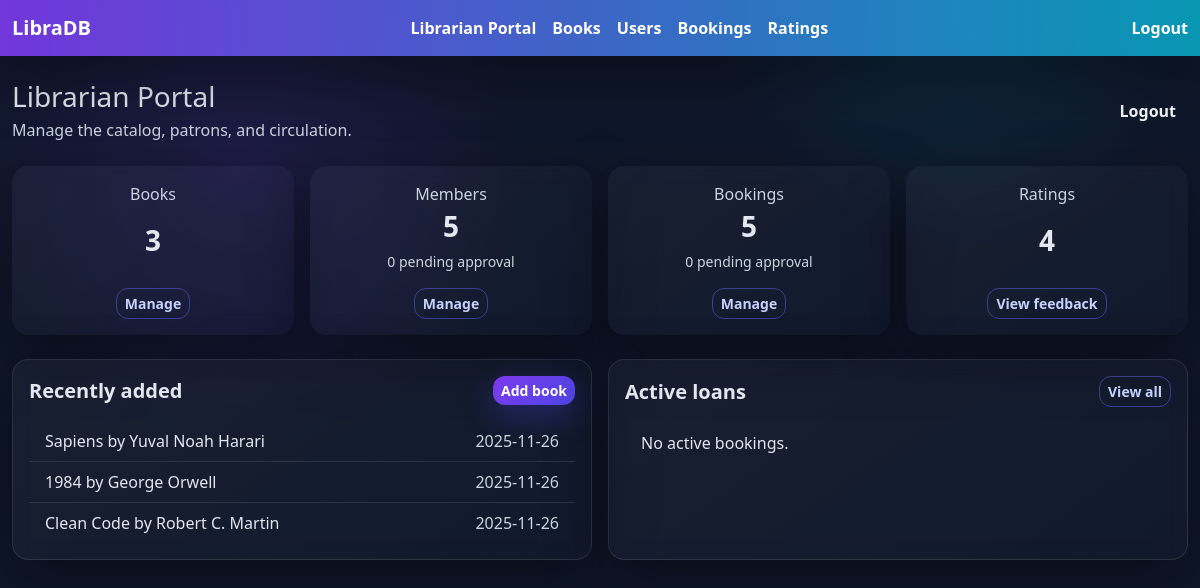
The page /admin (signed in) on the database its author committed.
### library_app/models.py (models this page shows, shortened)
class TimestampMixin:
    created_at = db.Column(db.DateTime, default=datetime.utcnow)
    updated_at = db.Column(db.DateTime, default=datetime.utcnow, onupdate=datetime.utcnow)

class Book(TimestampMixin, db.Model):
    __tablename__ = "books"
    id = db.Column(db.Integer, primary_key=True)
    title = db.Column(db.String(200), nullable=False)
    author = db.Column(db.String(120), nullable=False)
    isbn = db.Column(db.String(20), unique=True, nullable=False)
    description = db.Column(db.Text)
    copies_total = db.Column(db.Integer, default=1)
    copies_available = db.Column(db.Integer, default=1)
    category_id = db.Column(db.Integer, db.ForeignKey("categories.id"))
    category = db.relationship("Category", back_populates="books")
    bookings = db.relationship("Booking", back_populates="book", cascade="all, delete-orphan")
    ratings = db.relationship("Rating", back_populates="book", cascade="all, delete-orphan")

### library_app/routes.py (the view)
@bp.route("/admin")
def admin_portal():
    redirect_response = require_role("librarian")
    if redirect_response:
        return redirect_response
    pending_users = User.query.filter_by(role="member", approved=False).count()
    pending_bookings = Booking.query.filter_by(approved=False).count()
    book_count = Book.query.count()
    user_count = User.query.count()
    booking_count = Booking.query.count()
    rating_count = Rating.query.count()
    recent_books = Book.query.order_by(Book.created_at.desc()).limit(5)
    active_bookings = (
        Booking.query.filter_by(returned=False, approved=True)
        .order_by(Booking.start_date.desc())
        .limit(5)
    )
    return render_template(
        "admin/dashboard.html",
        book_count=book_count,
        user_count=user_count,
        booking_count=booking_count,
        rating_count=rating_count,
        recent_books=recent_books,
        active_bookings=active_bookings,
        pending_users=pending_users,
        pending_bookings=pending_bookings,
    )

### library_app/routes.py (called while the page is built)
def current_user() -> User | None:
    user_id = session.get("user_id")
    if not user_id:
        return None
    return User.query.get(user_id)

def current_role() -> str | None:
    user = current_user()
    if user:
        return user.role
    return None

def current_member() -> User | None:
    user = current_user()
    if not user or user.role != "member":
        return None
    return user

def require_role(role: str):
    user = current_user()
    if not user or user.role != role:
        flash("Please log in to access that portal.", "warning")
        return redirect(url_for("library.login", next=request.path))
    if not user.approved:
        session.clear()
        flash("Your account is awaiting librarian approval.", "warning")
        return redirect(url_for("library.login"))
    return None

@bp.app_context_processor
def inject_globals():
    return {
        "active_role": current_role(),
        "active_member": current_member(),
        "active_user": current_user(),
    }

### library_app/templates/admin/dashboard.html
{% extends 'base.html' %}
{% block content %}
<div class="d-flex justify-content-between align-items-center mb-4">
  <div>
    <h1 class="h3 mb-1">Librarian Portal</h1>
    <p class="text-muted mb-0">Manage the catalog, patrons, and circulation.</p>
  </div>
  <a class="btn btn-outline-light" href="{{ url_for('library.logout') }}">Logout</a>
</div>
<div class="row g-3 mb-4">
  <div class="col-md-3">
    <div class="card text-center shadow-sm border-0 metric-card h-100">
      <div class="card-body d-flex flex-column justify-content-between">
        <p class="text-muted mb-1">Books</p>
        <h3 class="fw-bold">{{ book_count }}</h3>
        <div class="pt-2"><a class="btn btn-outline-primary btn-sm" href="{{ url_for('library.books') }}">Manage</a></div>
      </div>
    </div>
  </div>
  <div class="col-md-3">
    <div class="card text-center shadow-sm border-0 metric-card h-100">
      <div class="card-body d-flex flex-column justify-content-between">
        <p class="text-muted mb-1">Members</p>
        <h3 class="fw-bold">{{ user_count }}</h3>
        <div class="small text-muted mb-2">{{ pending_users }} pending approval</div>
        <div class="pt-2"><a class="btn btn-outline-primary btn-sm" href="{{ url_for('library.users') }}">Manage</a></div>
      </div>
    </div>
  </div>
  <div class="col-md-3">
    <div class="card text-center shadow-sm border-0 metric-card h-100">
      <div class="card-body d-flex flex-column justify-content-between">
        <p class="text-muted mb-1">Bookings</p>
        <h3 class="fw-bold">{{ booking_count }}</h3>
        <div class="small text-muted mb-2">{{ pending_bookings }} pending approval</div>
        <div class="pt-2"><a class="btn btn-outline-primary btn-sm" href="{{ url_for('library.bookings') }}">Manage</a></div>
      </div>
    </div>
  </div>
  <div class="col-md-3">
    <div class="card text-center shadow-sm border-0 metric-card h-100">
      <div class="card-body d-flex flex-column justify-content-between">
        <p class="text-muted mb-1">Ratings</p>
        <h3 class="fw-bold">{{ rating_count }}</h3>
        <div class="pt-2"><a class="btn btn-outline-primary btn-sm" href="{{ url_for('library.ratings') }}">View feedback</a></div>
      </div>
    </div>
  </div>
</div>
<div class="row g-3">
  <div class="col-lg-6">
    <div class="card shadow-sm h-100">
      <div class="card-body">
        <div class="d-flex justify-content-between align-items-center mb-3">
          <h5 class="card-title mb-0">Recently added</h5>
          <a href="{{ url_for('library.create_book') }}" class="btn btn-sm btn-primary">Add book</a>
        </div>
        <ul class="list-group list-group-flush">
          {% for book in recent_books %}
            <li class="list-group-item d-flex justify-content-between">
              <span>{{ book.title }} by {{ book.author }}</span>
              <span class="text-muted">{{ book.created_at.strftime('%Y-%m-%d') }}</span>
            </li>
          {% else %}
            <li class="list-group-item">No books yet.</li>
          {% endfor %}
        </ul>
      </div>
    </div>
  </div>
  <div class="col-lg-6">
    <div class="card shadow-sm h-100">
      <div class="card-body">
        <div class="d-flex justify-content-between align-items-center mb-3">
          <h5 class="card-title mb-0">Active loans</h5>
          <a href="{{ url_for('library.bookings') }}" class="btn btn-sm btn-outline-primary">View all</a>
        </div>
        <ul class="list-group list-group-flush">
          {% for booking in active_bookings %}
            <li class="list-group-item d-flex justify-content-between">
              <div>
                <strong>{{ booking.book.title }}</strong><br>
                <small class="text-muted">{{ booking.user.name }} · Due {{ booking.end_date.strftime('%Y-%m-%d') }}</small>
                {% if booking.return_requested %}
                  <span class="badge bg-info text-dark ms-2">Return requested</span>
                {% endif %}
              </div>
              <div class="d-flex gap-2">
                {% if booking.return_requested %}
                  <form action="{{ url_for('library.return_booking', booking_id=booking.id) }}" method="post">
                    <button class="btn btn-sm btn-success">Confirm return</button>
                  </form>
                {% else %}
                  <form action="{{ url_for('library.return_booking', booking_id=booking.id) }}" method="post">
                    <button class="btn btn-sm btn-outline-success">Mark returned</button>
                  </form>
                {% endif %}
              </div>
            </li>
          {% else %}
            <li class="list-group-item">No active bookings.</li>
          {% endfor %}
        </ul>
      </div>
    </div>
  </div>
</div>
{% endblock %}

### library_app/static/css/styles.css (style rules this page uses)
:root { --bg: #0f172a; --panel: rgba(255, 255, 255, 0.08); --card: #0b1224; --text: #e2e8f0; --muted: #cbd5e1; --accent: #7c3aed; --accent-2: #06b6d4; --success: #10b981; --warning: #f59e0b; --danger: #ef4444; --border: rgba(255, 255, 255, 0.1); --shadow: 0 20px 60px rgba(0, 0, 0, 0.4); --radius: 16px; }
* { border-radius: 0; }
body { background: radial-gradient(circle at 20% 20%, rgba(124, 58, 237, 0.14), transparent 25%), radial-gradient(circle at 80% 0%, rgba(6, 182, 212, 0.12), transparent 20%), var(--bg); color: var(--text); min-height: 100vh; }
.card { border: 1px solid var(--border); border-radius: var(--radius); background: linear-gradient(145deg, rgba(255, 255, 255, 0.04), rgba(255, 255, 255, 0.01)); backdrop-filter: blur(10px); color: var(--text); box-shadow: var(--shadow); }
.card .card-title { font-weight: 700; }
.btn { border-radius: 12px; border: none; font-weight: 600; }
.btn-primary { background: linear-gradient(135deg, var(--accent), #4f46e5); box-shadow: 0 10px 30px rgba(79, 70, 229, 0.35); }
.btn-outline-primary { color: #c7d2fe; border: 1px solid rgba(99, 102, 241, 0.5); }
a { color: #a5b4fc; }
.shadow-sm { box-shadow: var(--shadow) !important; }
.list-group-item { background: transparent; border-color: var(--border); color: var(--text); }
.text-muted { color: var(--muted) !important; }
.metric-card { min-height: 160px; }

### rows shown on the page
Book: title "Sapiens", author "Yuval Noah Harari", created_at "2025-11-26"
Book: title "1984", author "George Orwell", created_at "2025-11-26"
Book: title "Clean Code", author "Robert C. Martin", created_at "2025-11-26"

### other values the page prints
{{ book_count }} "3"
{{ user_count }} "5"
{{ pending_users }} "0"
{{ booking_count }} "5"
{{ pending_bookings }} "0"
{{ rating_count }} "4"
